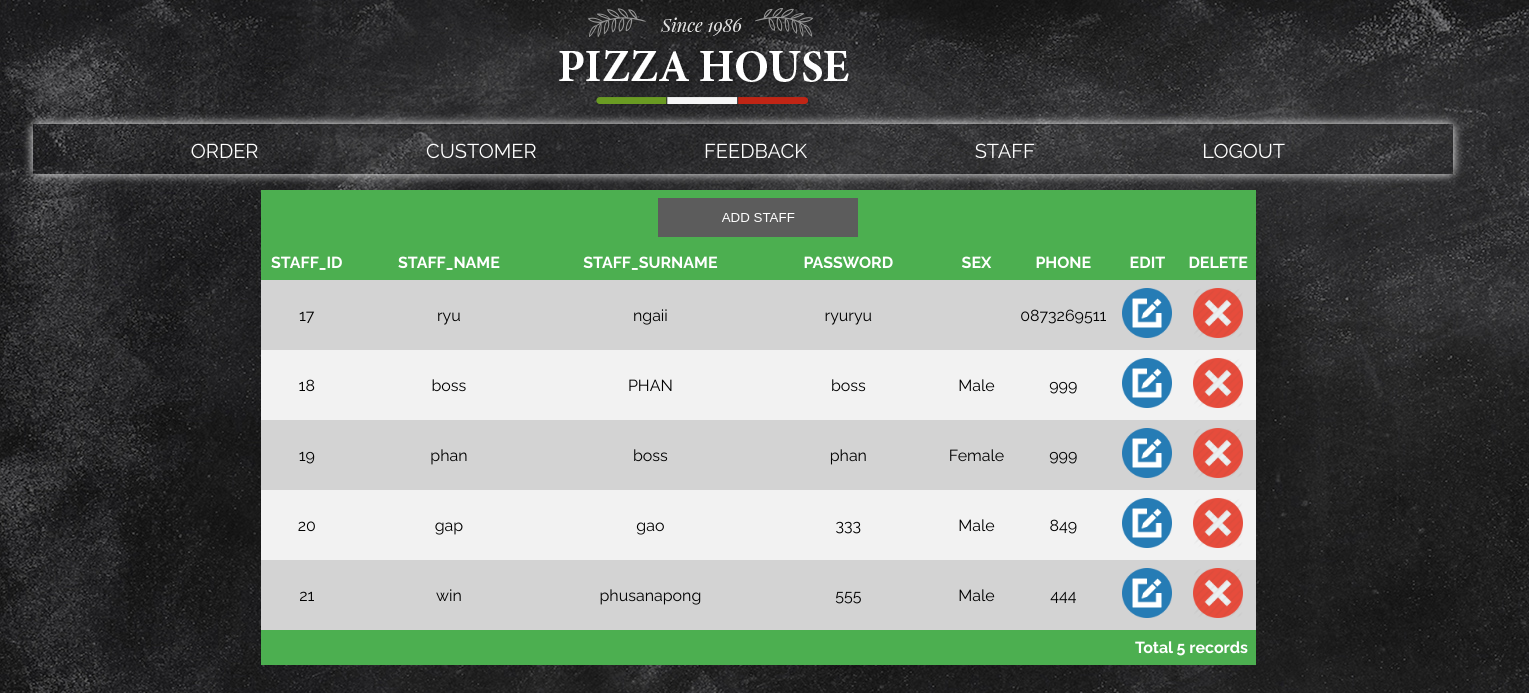
The page /ADMINstaff.php on the database its author committed.
### tables this page shows
CREATE TABLE `staff` (
  `STAFF_ID` int(11) NOT NULL,
  `STAFF_NAME` varchar(50) NOT NULL,
  `STAFF_SURNAME` varchar(50) NOT NULL,
  `PASSWORDs` varchar(50) NOT NULL,
  `SEX` varchar(10) NOT NULL,
  `STAFF_TEL` varchar(55) NOT NULL,
  `STAFF_STATUS` varchar(20) NOT NULL
);

### ADMINstaff.php (the view, shortened to what this page needs)
 <!DOCTYPE html>
<?php
            $servername = null;
            $username = "root";
            $password = "pizzahouse";
            $dbname = "pizzahouse";
            $port = null;
            $socket = "/cloudsql/pizzahousenew:asia-southeast1:pizzahouse";
        $conn = new mysqli($servername, $username,$password, $dbname,$port,$socket);
        ?>
<html lang="en">
<head>
    <link rel="stylesheet" href="css/style8.css">
</head>
<body>
<div class="menubar1" >
                <div class="container">
                    <div class="logo">
                        <img src="logo.png" >
                    </div>
                    <ul class="menu">
                    <li>
                    <a href="orderAD.php">ORDER</a>
                    </li>
                    <li>
                    <a href="amcustomer.php">CUSTOMER</a>
                    </li>
                    <li>
                    <a href="FEEDBACK.php">FEEDBACK</a>
                    </li>
                    <li>
                    <a href="ADMINstaff.php" >STAFF</a>
                    </li>
                    <li>
                        <a href="inup.php">LOGOUT</a>
                    </li>
                </ul>
                </div>
            </div>
</head>
            <table>
                <col width="10%">
                <col width="30%">
                <col width="30%">
                <col width="30%">
            <?php
            echo
            '<tr><th colspan=9 align=center class="foot">
            <form action="index.php">
                <input type="submit" value="ADD STAFF" />
            </form></th></tr>';
                echo
                '<tr>
                    <th>STAFF_ID</th>
                    <th>STAFF_NAME</th>
                    <th>STAFF_SURNAME</th>
                    <th>PASSWORD</th>
                    <th>SEX</th>
                    <th>PHONE</th>
                    <th>EDIT</th>
                    <th>DELETE</th>
                </tr>';
                ?>
                <?php
				 	$q="SELECT * from staff  GROUP BY STAFF_ID";
					$result=$conn->query($q);
				 while($row=$result->fetch_array()){ ?>
                 <tr>
                    <td align=center><?=$row['STAFF_ID']?></td>
                    <td align=center><?=$row['STAFF_NAME']?></td>
                    <td align=center><?=$row['STAFF_SURNAME']?></td>
                    <td align=center><?=$row['PASSWORDs']?></td>
                    <td align=center><?=$row['SEX']?></td>
                    <td align=center><?=$row['STAFF_TEL']?></td>
                    <td align=center><a href='ADMINstaffE.php?sid=<?=$row['STAFF_ID']?>'><img src="Edit-512.png" weight='50px' height='50px'></a></td>
                    <td align=center><a href='ADMINstaffD.php?sid=<?=$row['STAFF_ID']?>'><img src="close_delete-128.png" weight='50px' height='50px'></a></td>
                </tr>
				<?php } ?>
			<?php $count=$result->num_rows;
					echo "<tr><th colspan=9 align=right>Total $count records</th></tr>";
		 ?>
            </table>
        </html>
</body>

### css/style8.css (style rules this page uses)
body { margin-left: 2%; margin-right: 5%; padding: 500; font-family: 'Raleway', sans-serif; background: #666 url(../bg1.jpg); }
.menubar1 { margin-left: 3%; }
.menubar1 .menu { width: 100%; height: 50px; background: #ffffff00; box-shadow: 0 0 10px rgb(255, 255, 255); }
.menubar1 ul.menu { list-style: none; float: right; }
.menubar1 ul.menu li { padding-top: 15px; float: left; margin-left: 2%; margin-right: 50px; }
.menubar1 ul.menu li a { text-decoration: none; color: rgb(255, 255, 255); border-bottom: 2px solid transparent; padding-bottom: 20px; transition: all 0.3s ease; font-size: 20px; margin-left: 90px; }
.menubar1 .logo { width: 100%; height: 100px; padding-left: 35%; }
.foot input[type="submit"] { padding: 10px; width: 200px; background: rgb(92, 92, 92); color: #fff; border: 2px solid transparent; text-transform: uppercase; transition: all 0.3s ease; cursor: pointer; }

### ADMINstaff.php (style rules this page uses)
table { border-collapse: collapse; width: 70%; margin-left: 230px; }
th, td { padding: 8px; }
tr:nth-child(even) { background-color: #f2f2f2 }
tr:nth-child(odd) { background-color: #D3D3D3 }
th { background-color: #4CAF50; color: white; }

### rows shown on the page
staff: STAFF_ID "17", STAFF_NAME "ryu", STAFF_SURNAME "ngaii", PASSWORDs "ryuryu", STAFF_TEL "0873269511"
staff: STAFF_ID "18", STAFF_NAME "boss", STAFF_SURNAME "PHAN", PASSWORDs "boss", SEX "Male", STAFF_TEL "999"
staff: STAFF_ID "19", STAFF_NAME "phan", STAFF_SURNAME "boss", PASSWORDs "phan", SEX "Female", STAFF_TEL "999"
staff: STAFF_ID "20", STAFF_NAME "gap", STAFF_SURNAME "gao", PASSWORDs "333", SEX "Male", STAFF_TEL "849"
staff: STAFF_ID "21", STAFF_NAME "win", STAFF_SURNAME "phusanapong", PASSWORDs "555", SEX "Male", STAFF_TEL "444"

### other values the page prints
$count "5"
